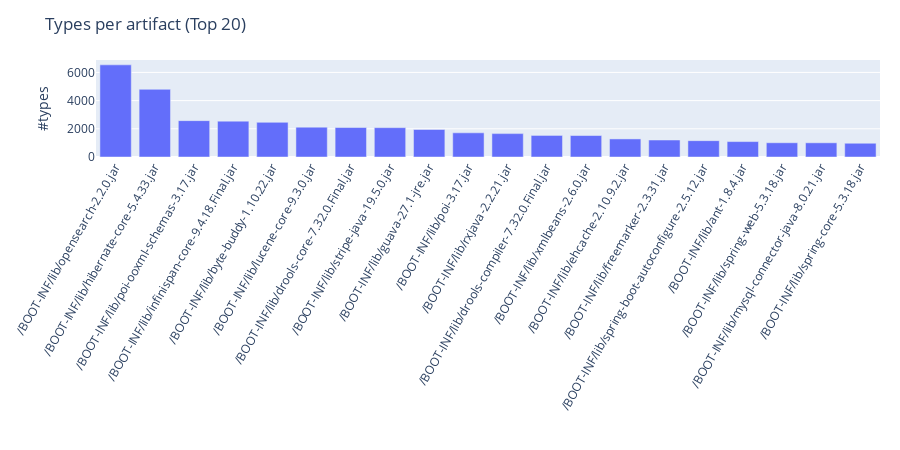

The code cell stored with this chart in its notebook:
### Code cell
# --- Types per artifact (Top 20) ---
if not df_types_per_artifact.empty:
    a = find_artifact_col(df_types_per_artifact)
    v = find_numeric_col(df_types_per_artifact, preferred=["numberOfTypes", "types", "count", "value"])
    print("Detected columns (types):", a, v)
    bar_smart_clean(df_types_per_artifact, a, v, "Types per artifact (Top 20)", "#types", top_n=20)
else:
    print("[info] NumberOfTypesPerArtifact.csv not found or empty.")

### Figure 1 — Plotly figure (JSON) as saved in the notebook; plotly's stock layout.template omitted (floating-point values rounded to 4 significant figures)
{"data": [{"hovertemplate": "=%{x}<br>#types=%{y}<extra></extra>", "legendgroup": "", "marker": {"color": "#636efa", "pattern": {"shape": ""}}, "name": "", "orientation": "v", "showlegend": false, "textposition": "auto", "type": "bar", "x": ["/BOOT-INF/lib/opensearch-2.2.0.jar", "/BOOT-INF/lib/hibernate-core-5.4.33.jar", "/BOOT-INF/lib/poi-ooxml-schemas-3.17.jar", "/BOOT-INF/lib/infinispan-core-9.4.18.Final.jar", "/BOOT-INF/lib/byte-buddy-1.10.22.jar", "/BOOT-INF/lib/lucene-core-9.3.0.jar", "/BOOT-INF/lib/drools-core-7.32.0.Final.jar", "/BOOT-INF/lib/stripe-java-19.5.0.jar", "/BOOT-INF/lib/guava-27.1-jre.jar", "/BOOT-INF/lib/poi-3.17.jar", "/BOOT-INF/lib/rxjava-2.2.21.jar", "/BOOT-INF/lib/drools-compiler-7.32.0.Final.jar", "/BOOT-INF/lib/xmlbeans-2.6.0.jar", "/BOOT-INF/lib/ehcache-2.10.9.2.jar", "/BOOT-INF/lib/freemarker-2.3.31.jar", "/BOOT-INF/lib/spring-boot-autoconfigure-2.5.12.jar", "/BOOT-INF/lib/ant-1.8.4.jar", "/BOOT-INF/lib/spring-web-5.3.18.jar", "/BOOT-INF/lib/mysql-connector-java-8.0.21.jar", "/BOOT-INF/lib/spring-core-5.3.18.jar"], "xaxis": "x", "y": [6536, 4800, 2579, 2544, 2459, 2117, 2091, 2081, 1950, 1715, 1659, 1530, 1523, 1282, 1205, 1159, 1094, 1010, 1007, 976], "yaxis": "y"}], "layout": {"barmode": "relative", "height": 450, "legend": {"tracegroupgap": 0}, "margin": {"b": 40, "l": 20, "r": 20, "t": 60}, "title": {"text": "Types per artifact (Top 20)"}, "xaxis": {"anchor": "y", "domain": [0, 1], "tickangle": -60, "title": {"text": ""}}, "yaxis": {"anchor": "x", "domain": [0, 1], "title": {"text": "#types"}}}}
